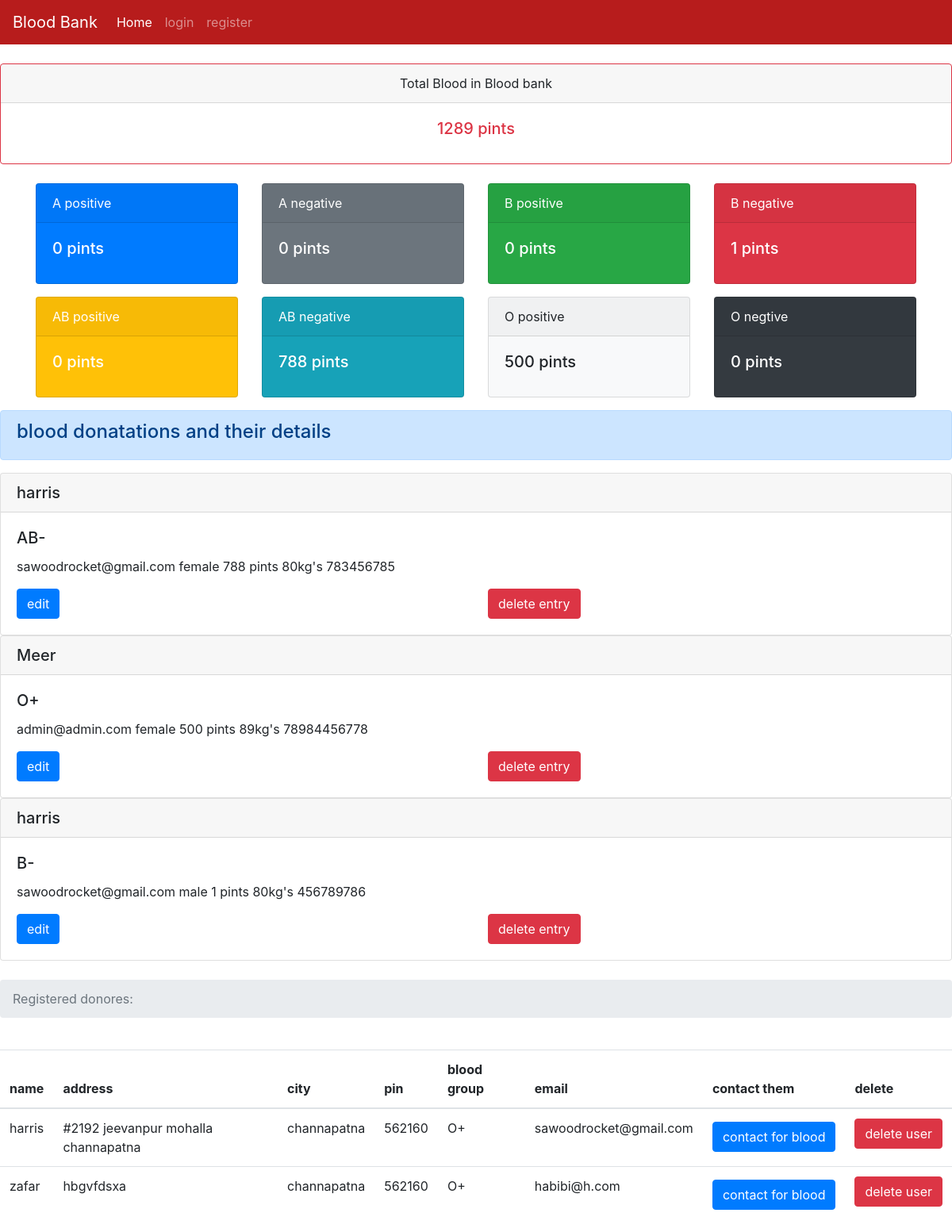
Page /dashboard on the earlier database version.
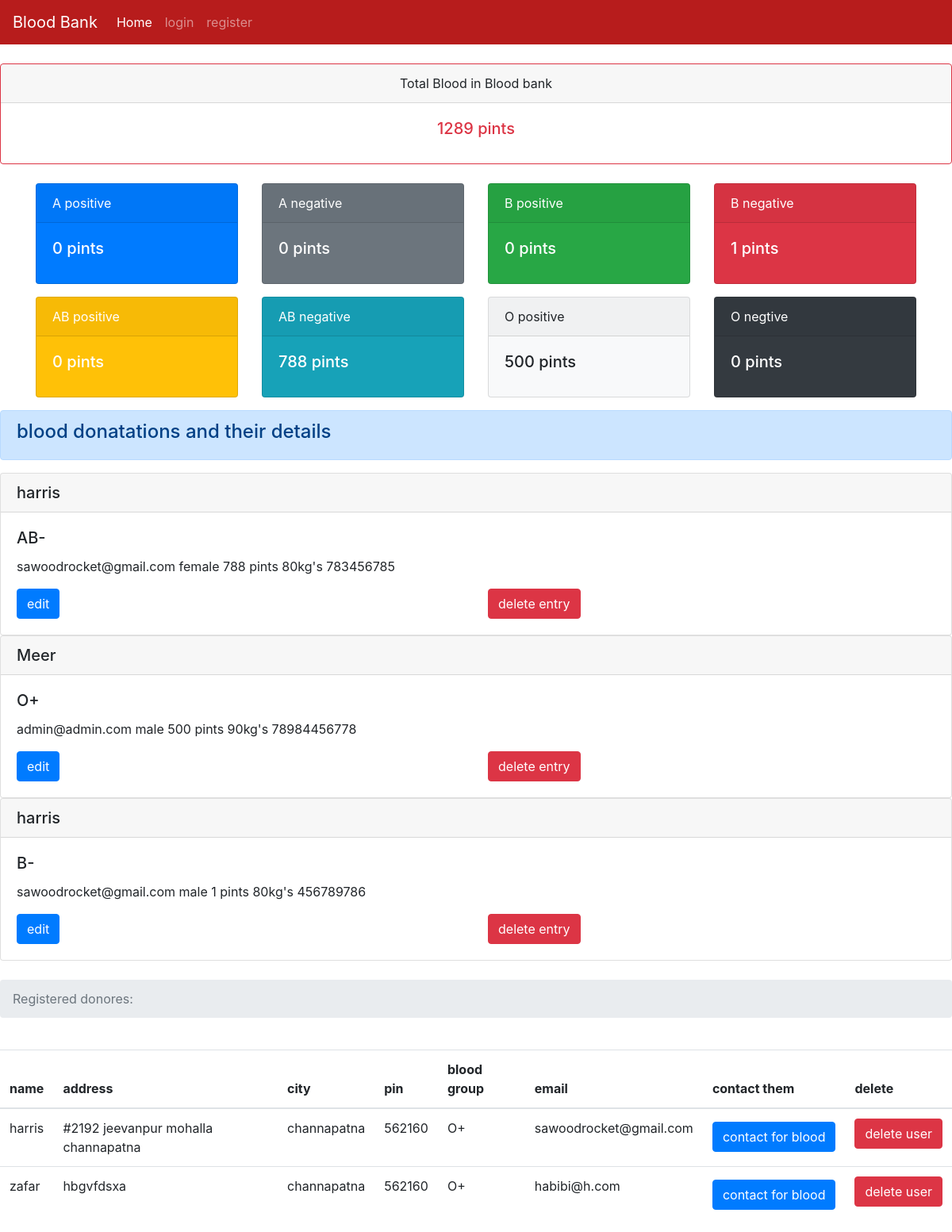
Same page on the later database version.
### tables this page shows
CREATE TABLE blood (id INTEGER PRIMARY KEY AUTOINCREMENT, type TEXT, donorname TEXT, donorsex TEXT, qty TEXT, dweight TEXT, donoremail TEXT, phone TEXT);

CREATE TABLE users (name TEXT, addr TEXT, city TEXT, pin TEXT, bg TEXT,email TEXT UNIQUE, pass TEXT);

### server.py (the view)
@app.route('/dashboard')
def dashboard():
   totalblood=0
   con = sqlite3.connect('database.db')
   con.row_factory = sqlite3.Row
   cur = con.cursor()
   cur.execute("select * from blood")
   rows = cur.fetchall();
   for row in rows:
       totalblood  += int(row['qty'])
   cur.execute("select * from users")
   users = cur.fetchall();
   Apositive=0
   Opositive=0
   Bpositive=0
   Anegative=0
   Onegative=0
   Bnegative=0
   ABpositive=0
   ABnegative = 0
   print(rows)
   cur.execute("select * from blood where type=?",('A+',))
   type = cur.fetchall();
   for a in type:
       Apositive += int(a['qty'])
   cur.execute("select * from blood where type=?",('A-',))
   type = cur.fetchall();
   for a in type:
       Anegative += int(a['qty'])
   cur.execute("select * from blood where type=?",('O+',))
   type = cur.fetchall();
   for a in type:
       Opositive += int(a['qty'])
   cur.execute("select * from blood where type=?",('O-',))
   type = cur.fetchall();
   for a in type:
       Onegative += int(a['qty'])
   cur.execute("select * from blood where type=?",('B+',))
   type = cur.fetchall();
   for a in type:
       Bpositive += int(a['qty'])
   cur.execute("select * from blood where type=?",('B-',))
   type = cur.fetchall();
   for a in type:
       Bnegative += int(a['qty'])
   cur.execute("select * from blood where type=?",('AB+',))
   type = cur.fetchall();
   for a in type:
       ABpositive += int(a['qty'])
   cur.execute("select * from blood where type=?",('AB-',))
   type = cur.fetchall();
   for a in type:
       ABnegative += int(a['qty'])
   bloodtypestotal = {'apos': Apositive,'aneg':Anegative,'opos':Opositive,'oneg':Onegative,'bpos':Bpositive,'bneg':Bnegative,'abpos':ABpositive,'abneg':ABnegative}
   return render_template("requestdonors.html",rows = rows,totalblood = totalblood,users=users,bloodtypestotal=bloodtypestotal)

### templates/requestdonors.html (shortened to what this page needs)
<!doctype html>
{% extends "base.html" %}
{% block content %}
    <br>
    <div class="card border-danger text-center">
      <div class="card-header">Total Blood in Blood bank</div>
      <div class="card-body text-danger">
        <h5 class="card-title"><span class='numscroller' data-min='1' data-max='{{totalblood}}' data-delay='5' data-increment='10'>{{totalblood}}</span> pints</h5>
      </div>
    </div>
<br>
        <div class="container">
  <div class="row">
    <div class="col"><div class="card text-white bg-primary mb-3" style="max-width: 18rem;">
      <div class="card-header">A positive</div>
    <div class="card-body">
      <h5 class="card-title"><span class='numscroller' data-min='1' data-max='{{bloodtypestotal.apos}}' data-delay='5' data-increment='10'>{{bloodtypestotal.apos}}</span> pints</h5>
    </div>
  </div></div>
    <div class="col"><div class="card text-white bg-secondary mb-3" style="max-width: 18rem;">
      <div class="card-header">A negative</div>
    <div class="card-body">
      <h5 class="card-title"><span class="count"><span class='numscroller' data-min='1' data-max='{{bloodtypestotal.aneg}}' data-delay='5' data-increment='10'>{{bloodtypestotal.aneg}}</span></span> pints</h5>
    </div>
    </div></div>
    <div class="col"><div class="card text-white bg-success mb-3" style="max-width: 18rem;">
      <div class="card-header">B positive</div>
    <div class="card-body">
      <h5 class="card-title"><span class='numscroller' data-min='1' data-max='{{bloodtypestotal.bpos}}' data-delay='5' data-increment='10'>{{bloodtypestotal.bpos}}</span> pints</h5>
    </div>
    </div></div>
    <div class="col"><div class="card text-white bg-danger mb-3" style="max-width: 18rem;">
      <div class="card-header">B negative</div>
    <div class="card-body">
      <h5 class="card-title"><span class='numscroller' data-min='1' data-max='{{bloodtypestotal.bneg}}' data-delay='5' data-increment='10'>{{bloodtypestotal.bneg}}</span> pints</h5>
    </div>
    </div></div>
    <div class="col"><div class="card text-white bg-warning mb-3" style="max-width: 18rem;">
      <div class="card-header">AB positive</div>
    <div class="card-body">
      <h5 class="card-title"><span class='numscroller' data-min='1' data-max='{{bloodtypestotal.abpos}}' data-delay='5' data-increment='10'>{{bloodtypestotal.abpos}}</span> pints</h5>
    </div>
    </div></div>
    <div class="col"><div class="card text-white bg-info mb-3" style="max-width: 18rem;">
      <div class="card-header">AB negative</div>
    <div class="card-body">
      <h5 class="card-title"><span class="count"><span class='numscroller' data-min='1' data-max='{{bloodtypestotal.abneg}}' data-delay='5' data-increment='10'>{{bloodtypestotal.abneg}}</span></span> pints</h5>
    </div>
    </div></div>
    <div class="col"><div class="card bg-light mb-3" style="max-width: 18rem;">
      <div class="card-header">O positive</div>
    <div class="card-body">
      <h5 class="card-title"><span class="count"><span class='numscroller' data-min='1' data-max='{{bloodtypestotal.opos}}' data-delay='5' data-increment='10'>{{bloodtypestotal.opos}}</span> pints</h5>
    </div>
    </div></div>
    <div class="col"><div class="card text-white bg-dark mb-3" style="max-width: 18rem;">
      <div class="card-header">O negtive</div>
    <div class="card-body">
      <h5 class="card-title"><span class="count"><span class='numscroller' data-min='1' data-max='{{bloodtypestotal.oneg}}' data-delay='5' data-increment='10'>{{bloodtypestotal.oneg}}</span> pints</h5>
    </div>
    </div></div>
  </div>
</div>
<div class="alert alert-primary" role="alert">
  <h4>blood donatations and their details</h4>
</div>
         {% for row in rows %}
           <div class="card">
             <h5 class="card-header">{{row["donorname"]}}</h5>
             <div class="card-body">
               <h5 class="card-title">{{row["type"]}}</h5>
               <p class="card-text">{{ row["donoremail"]}}
               {{row['donorsex']}}
               {{row['qty']}} pints
               {{row['dweight']}}kg's
               {{row['phone']}}</p>
               <div class="row">
    <div class="col">
      <form action="{{url_for('editdonor',id=row['id'])}}" method="GET">
      <input type="submit" class="btn btn-primary" name="button" value="edit"/>
      </form>
    </div>
    <div class="col">
      <form action="{{url_for('deletebloodentry',id=row['id'])}}" method="GET">
      <input type="submit" name="button" class="btn btn-danger" value="delete entry"/>
      </form>
    </div>
  </div>
             </div>
           </div>
         {% endfor %}
<br>
         <nav aria-label="breadcrumb">
           <ol class="breadcrumb">
             <li class="breadcrumb-item active" aria-current="page">  Registered donores:</li>
           </ol>
         </nav>
<br>
        <table class="table">
          <thead>
    <tr>
      <th scope="col">name</th>
      <th scope="col">address</th>
      <th scope="col">city</th>
      <th scope="col">pin</th>
      <th scope="col">blood group</th>
      <th scope="col">email</th>
      <th scope="col">contact them</th>
      <th scope="col">delete</th>
    </tr>
  </thead>
           {% for r in users %}
              <tr>
                 <td>{{r["name"]}}</td>
                 <td>{{r["addr"]}}</td>
                 <td> {{ r["city"]}}</td>
                 <td>{{r['pin']}}</td>
                 <td>{{r['bg']}}</td>
                 <td>{{r['email']}}</td>
                 <td><button type="button" class="btn btn-primary mt-1" data-toggle="modal" data-target="#exampleModalCenter">
    contact for blood
  </button>
</td>
                 <td><a href = "{{url_for('deleteuser',useremail=r['email'])}}" class="btn btn-danger">delete user</a></td>
              </tr>
           {% endfor %}
           {% endblock %}

### templates/base.html (shortened to what this page needs)
<html>
    <head>
        <link rel="stylesheet" href="https://stackpath.bootstrapcdn.com/bootstrap/4.1.3/css/bootstrap.min.css">
    </head>
    <body>
      {% if session['admin'] == True %}
      <nav class="navbar navbar-expand-lg navbar-dark" style="background-color: #b71c1c;">
        <button class="navbar-toggler" type="button" data-toggle="collapse" data-target="#navbarSupportedContent" aria-controls="navbarSupportedContent" aria-expanded="false" aria-label="Toggle navigation">
          <span class="navbar-toggler-icon"></span>
        </button>
      <div class="collapse navbar-collapse" id="navbarNav">
        <a class="navbar-brand" href="/">Blood Bank</a>
      <ul class="navbar-nav mr-auto">
        <li class="nav-item active">
          <a class="nav-link" href="/">Home <span class="sr-only">(current)</span></a>
        </li>
      <li class="nav-item">
        <a class="nav-link" href="/dashboard">Dashboard</a>
      </li>
      <li class="nav-item">
        <a class="nav-link" href="/bloodbank">add blood</a>
      </li>
      </ul>
      <ul class="navbar-nav ml-auto">
        <li class="nav-item">
          <a class="nav-link" href="{{url_for('logout')}}">logout</a>
        </li>
        </ul>
    </div>
  </nav>
      {%else%}
      <nav class="navbar navbar-expand-lg navbar-dark" style="background-color: #b71c1c;">
      <div class="collapse navbar-collapse" id="navbarNav">
        <a class="navbar-brand" href="/">Blood Bank</a>
      <ul class="navbar-nav mr-auto">
        <li class="nav-item active">
          <a class="nav-link" href="/">Home <span class="sr-only">(current)</span></a>
        </li>
      <li class="nav-item">
        <a class="nav-link" href="/login">login</a>
      </li>
      <li class="nav-item">
        <a class="nav-link" href="{{url_for('add')}}">register</a>
      </li>
    </ul>
  </div>
</nav>
    {%endif%}
          {% block content %}
           {% endblock %}
      </body>
</html>

Differences in the rows shown:
changed blood "Meer": donorsex "female" → "male"; dweight "89" → "90"
